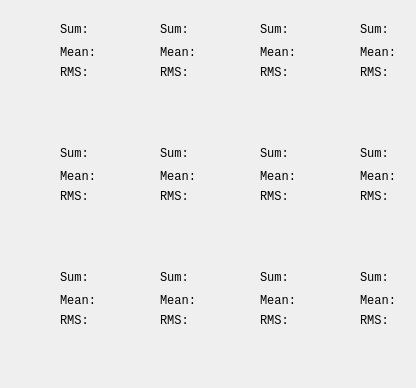
      <widget class="QWidget" name="tab">
       <attribute name="title">
        <string>Charge</string>
       </attribute>
       <layout class="QGridLayout" name="gridLayout_5" rowstretch="1,1,1" columnstretch="1,1,1,1" rowminimumheight="0,0,0" columnminimumwidth="0,0,0,0">
        <item row="1" column="0">
         <widget class="QCustomPlot" name="ccharge05" native="true">
          <layout class="QGridLayout" name="gridLayout_22">
           <item row="0" column="0">
            <spacer name="horizontalSpacer_17">
             <property name="orientation">
              <enum>Qt::Horizontal</enum>
             </property>
             <property name="sizeHint" stdset="0">
              <size>
               <width>40</width>
               <height>20</height>
              </size>
             </property>
            </spacer>
           </item>
           <item row="2" column="1">
            <widget class="QLabel" name="lbl_StdDev_17">
             <property name="enabled">
              <bool>true</bool>
             </property>
             <property name="font">
              <font>
               <family>Consolas</family>
               <pointsize>9</pointsize>
               <weight>50</weight>
               <bold>false</bold>
               <kerning>false</kerning>
              </font>
             </property>
             <property name="text">
              <string>RMS:</string>
             </property>
            </widget>
           </item>
           <item row="1" column="1">
            <widget class="QLabel" name="lbl_Mean_17">
             <property name="enabled">
              <bool>true</bool>
             </property>
             <property name="font">
              <font>
               <family>Consolas</family>
               <pointsize>9</pointsize>
               <weight>50</weight>
               <bold>false</bold>
               <kerning>false</kerning>
              </font>
             </property>
             <property name="text">
              <string>Mean:</string>
             </property>
            </widget>
           </item>
           <item row="0" column="1">
            <widget class="QLabel" name="lbl_Nev_17">
             <property name="font">
              <font>
               <family>Consolas</family>
               <pointsize>9</pointsize>
               <weight>50</weight>
               <bold>false</bold>
               <kerning>false</kerning>
              </font>
             </property>
             <property name="text">
              <string>Sum:</string>
             </property>
            </widget>
           </item>
           <item row="3" column="1">
            <spacer name="verticalSpacer_17">
             <property name="orientation">
              <enum>Qt::Vertical</enum>
             </property>
             <property name="sizeHint" stdset="0">
              <size>
               <width>20</width>
               <height>40</height>
              </size>
             </property>
            </spacer>
           </item>
          </layout>
         </widget>
        </item>
        <item row="1" column="2">
         <widget class="QCustomPlot" name="ccharge07" native="true">
          <layout class="QGridLayout" name="gridLayout_24">
           <item row="1" column="1">
            <widget class="QLabel" name="lbl_Mean_19">
             <property name="enabled">
              <bool>true</bool>
             </property>
             <property name="font">
              <font>
               <family>Consolas</family>
               <pointsize>9</pointsize>
               <weight>50</weight>
               <bold>false</bold>
               <kerning>false</kerning>
              </font>
             </property>
             <property name="text">
              <string>Mean:</string>
             </property>
            </widget>
           </item>
           <item row="2" column="1">
            <widget class="QLabel" name="lbl_StdDev_19">
             <property name="enabled">
              <bool>true</bool>
             </property>
             <property name="font">
              <font>
               <family>Consolas</family>
               <pointsize>9</pointsize>
               <weight>50</weight>
               <bold>false</bold>
               <kerning>false</kerning>
              </font>
             </property>
             <property name="text">
              <string>RMS:</string>
             </property>
            </widget>
           </item>
           <item row="0" column="0">
            <spacer name="horizontalSpacer_19">
             <property name="orientation">
              <enum>Qt::Horizontal</enum>
             </property>
             <property name="sizeHint" stdset="0">
              <size>
               <width>40</width>
               <height>20</height>
              </size>
             </property>
            </spacer>
           </item>
           <item row="0" column="1">
            <widget class="QLabel" name="lbl_Nev_19">
             <property name="font">
              <font>
               <family>Consolas</family>
               <pointsize>9</pointsize>
               <weight>50</weight>
               <bold>false</bold>
               <kerning>false</kerning>
              </font>
             </property>
             <property name="text">
              <string>Sum:</string>
             </property>
            </widget>
           </item>
           <item row="3" column="1">
            <spacer name="verticalSpacer_19">
             <property name="orientation">
              <enum>Qt::Vertical</enum>
             </property>
             <property name="sizeHint" stdset="0">
              <size>
               <width>20</width>
               <height>40</height>
              </size>
             </property>
            </spacer>
           </item>
          </layout>
         </widget>
        </item>
        <item row="1" column="1">
         <widget class="QCustomPlot" name="ccharge06" native="true">
          <layout class="QGridLayout" name="gridLayout_23">
           <item row="0" column="0">
            <spacer name="horizontalSpacer_18">
             <property name="orientation">
              <enum>Qt::Horizontal</enum>
             </property>
             <property name="sizeHint" stdset="0">
              <size>
               <width>40</width>
               <height>20</height>
              </size>
             </property>
            </spacer>
           </item>
           <item row="1" column="1">
            <widget class="QLabel" name="lbl_Mean_18">
             <property name="enabled">
              <bool>true</bool>
             </property>
             <property name="font">
              <font>
               <family>Consolas</family>
               <pointsize>9</pointsize>
               <weight>50</weight>
               <bold>false</bold>
               <kerning>false</kerning>
              </font>
             </property>
             <property name="text">
              <string>Mean:</string>
             </property>
            </widget>
           </item>
           <item row="0" column="1">
            <widget class="QLabel" name="lbl_Nev_18">
             <property name="font">
              <font>
               <family>Consolas</family>
               <pointsize>9</pointsize>
               <weight>50</weight>
               <bold>false</bold>
               <kerning>false</kerning>
              </font>
             </property>
             <property name="text">
              <string>Sum:</string>
             </property>
            </widget>
           </item>
           <item row="2" column="1">
            <widget class="QLabel" name="lbl_StdDev_18">
             <property name="enabled">
              <bool>true</bool>
             </property>
             <property name="font">
              <font>
               <family>Consolas</family>
               <pointsize>9</pointsize>
               <weight>50</weight>
               <bold>false</bold>
               <kerning>false</kerning>
              </font>
             </property>
             <property name="text">
              <string>RMS:</string>
             </property>
            </widget>
           </item>
           <item row="3" column="1">
            <spacer name="verticalSpacer_18">
             <property name="orientation">
              <enum>Qt::Vertical</enum>
             </property>
             <property name="sizeHint" stdset="0">
              <size>
               <width>20</width>
               <height>40</height>
              </size>
             </property>
            </spacer>
           </item>
          </layout>
         </widget>
        </item>
        <item row="1" column="3">
         <widget class="QCustomPlot" name="ccharge08" native="true">
          <layout class="QGridLayout" name="gridLayout_25">
           <item row="0" column="0">
            <spacer name="horizontalSpacer_20">
             <property name="orientation">
              <enum>Qt::Horizontal</enum>
             </property>
             <property name="sizeHint" stdset="0">
              <size>
               <width>40</width>
               <height>20</height>
              </size>
             </property>
            </spacer>
           </item>
           <item row="2" column="1">
            <widget class="QLabel" name="lbl_StdDev_20">
             <property name="enabled">
              <bool>true</bool>
             </property>
             <property name="font">
              <font>
               <family>Consolas</family>
               <pointsize>9</pointsize>
               <weight>50</weight>
               <bold>false</bold>
               <kerning>false</kerning>
              </font>
             </property>
             <property name="text">
              <string>RMS:</string>
             </property>
            </widget>
           </item>
           <item row="1" column="1">
            <widget class="QLabel" name="lbl_Mean_20">
             <property name="enabled">
              <bool>true</bool>
             </property>
             <property name="font">
              <font>
               <family>Consolas</family>
               <pointsize>9</pointsize>
               <weight>50</weight>
               <bold>false</bold>
               <kerning>false</kerning>
              </font>
             </property>
             <property name="text">
              <string>Mean:</string>
             </property>
            </widget>
           </item>
           <item row="0" column="1">
            <widget class="QLabel" name="lbl_Nev_20">
             <property name="font">
              <font>
               <family>Consolas</family>
               <pointsize>9</pointsize>
               <weight>50</weight>
               <bold>false</bold>
               <kerning>false</kerning>
              </font>
             </property>
             <property name="text">
              <string>Sum:</string>
             </property>
            </widget>
           </item>
           <item row="3" column="1">
            <spacer name="verticalSpacer_20">
             <property name="orientation">
              <enum>Qt::Vertical</enum>
             </property>
             <property name="sizeHint" stdset="0">
              <size>
               <width>20</width>
               <height>40</height>
              </size>
             </property>
            </spacer>
           </item>
          </layout>
         </widget>
        </item>
        <item row="0" column="1">
         <widget class="QCustomPlot" name="ccharge02" native="true">
          <layout class="QGridLayout" name="gridLayout_19">
           <item row="0" column="1">
            <widget class="QLabel" name="lbl_Nev_14">
             <property name="font">
              <font>
               <family>Consolas</family>
               <pointsize>9</pointsize>
               <weight>50</weight>
               <bold>false</bold>
               <kerning>false</kerning>
              </font>
             </property>
             <property name="text">
              <string>Sum:</string>
             </property>
            </widget>
           </item>
           <item row="1" column="1">
            <widget class="QLabel" name="lbl_Mean_14">
             <property name="enabled">
              <bool>true</bool>
             </property>
             <property name="font">
              <font>
               <family>Consolas</family>
               <pointsize>9</pointsize>
               <weight>50</weight>
               <bold>false</bold>
               <kerning>false</kerning>
              </font>
             </property>
             <property name="text">
              <string>Mean:</string>
             </property>
            </widget>
           </item>
           <item row="2" column="1">
            <widget class="QLabel" name="lbl_StdDev_14">
             <property name="enabled">
              <bool>true</bool>
             </property>
             <property name="font">
              <font>
               <family>Consolas</family>
               <pointsize>9</pointsize>
               <weight>50</weight>
               <bold>false</bold>
               <kerning>false</kerning>
              </font>
             </property>
             <property name="text">
              <string>RMS:</string>
             </property>
            </widget>
           </item>
           <item row="0" column="0">
            <spacer name="horizontalSpacer_14">
             <property name="orientation">
              <enum>Qt::Horizontal</enum>
             </property>
             <property name="sizeHint" stdset="0">
              <size>
               <width>40</width>
               <height>20</height>
              </size>
             </property>
            </spacer>
           </item>
           <item row="3" column="1">
            <spacer name="verticalSpacer_14">
             <property name="orientation">
              <enum>Qt::Vertical</enum>
             </property>
             <property name="sizeHint" stdset="0">
              <size>
               <width>20</width>
               <height>40</height>
              </size>
             </property>
            </spacer>
           </item>
          </layout>
         </widget>
        </item>
        <item row="0" column="2">
         <widget class="QCustomPlot" name="ccharge03" native="true">
          <layout class="QGridLayout" name="gridLayout_20">
           <item row="0" column="1">
            <widget class="QLabel" name="lbl_Nev_15">
             <property name="font">
              <font>
               <family>Consolas</family>
               <pointsize>9</pointsize>
               <weight>50</weight>
               <bold>false</bold>
               <kerning>false</kerning>
              </font>
             </property>
             <property name="text">
              <string>Sum:</string>
             </property>
            </widget>
           </item>
           <item row="0" column="0">
            <spacer name="horizontalSpacer_15">
             <property name="orientation">
              <enum>Qt::Horizontal</enum>
             </property>
             <property name="sizeHint" stdset="0">
              <size>
               <width>40</width>
               <height>20</height>
              </size>
             </property>
            </spacer>
           </item>
           <item row="2" column="1">
            <widget class="QLabel" name="lbl_StdDev_15">
             <property name="enabled">
              <bool>true</bool>
             </property>
             <property name="font">
              <font>
               <family>Consolas</family>
               <pointsize>9</pointsize>
               <weight>50</weight>
               <bold>false</bold>
               <kerning>false</kerning>
              </font>
             </property>
             <property name="text">
              <string>RMS:</string>
             </property>
            </widget>
           </item>
           <item row="1" column="1">
            <widget class="QLabel" name="lbl_Mean_15">
             <property name="enabled">
              <bool>true</bool>
             </property>
             <property name="font">
              <font>
               <family>Consolas</family>
               <pointsize>9</pointsize>
               <weight>50</weight>
               <bold>false</bold>
               <kerning>false</kerning>
              </font>
             </property>
             <property name="text">
              <string>Mean:</string>
             </property>
            </widget>
           </item>
           <item row="3" column="1">
            <spacer name="verticalSpacer_15">
             <property name="orientation">
              <enum>Qt::Vertical</enum>
             </property>
             <property name="sizeHint" stdset="0">
              <size>
               <width>20</width>
               <height>40</height>
              </size>
             </property>
            </spacer>
           </item>
          </layout>
         </widget>
        </item>
        <item row="0" column="0">
         <widget class="QCustomPlot" name="ccharge01" native="true">
          <layout class="QGridLayout" name="gridLayout_18">
           <item row="0" column="1">
            <widget class="QLabel" name="lbl_Nev_13">
             <property name="font">
              <font>
               <family>Consolas</family>
               <pointsize>9</pointsize>
               <weight>50</weight>
               <bold>false</bold>
               <kerning>false</kerning>
              </font>
             </property>
             <property name="text">
              <string>Sum:</string>
             </property>
            </widget>
           </item>
           <item row="1" column="1">
            <widget class="QLabel" name="lbl_Mean_13">
             <property name="enabled">
              <bool>true</bool>
             </property>
             <property name="font">
              <font>
               <family>Consolas</family>
               <pointsize>9</pointsize>
               <weight>50</weight>
               <bold>false</bold>
               <kerning>false</kerning>
              </font>
             </property>
             <property name="text">
              <string>Mean:</string>
             </property>
            </widget>
           </item>
           <item row="2" column="1">
            <widget class="QLabel" name="lbl_StdDev_13">
             <property name="enabled">
              <bool>true</bool>
             </property>
             <property name="font">
              <font>
               <family>Consolas</family>
               <pointsize>9</pointsize>
               <weight>50</weight>
               <bold>false</bold>
               <kerning>false</kerning>
              </font>
             </property>
             <property name="text">
              <string>RMS:</string>
             </property>
            </widget>
           </item>
           <item row="0" column="0">
            <spacer name="horizontalSpacer_13">
             <property name="orientation">
              <enum>Qt::Horizontal</enum>
             </property>
             <property name="sizeHint" stdset="0">
              <size>
               <width>40</width>
               <height>20</height>
              </size>
             </property>
            </spacer>
           </item>
           <item row="3" column="1">
            <spacer name="verticalSpacer">
             <property name="orientation">
              <enum>Qt::Vertical</enum>
             </property>
             <property name="sizeHint" stdset="0">
              <size>
               <width>20</width>
               <height>40</height>
              </size>
             </property>
            </spacer>
           </item>
          </layout>
         </widget>
        </item>
        <item row="0" column="3">
         <widget class="QCustomPlot" name="ccharge04" native="true">
          <layout class="QGridLayout" name="gridLayout_21">
           <item row="1" column="1">
            <widget class="QLabel" name="lbl_Mean_16">
             <property name="enabled">
              <bool>true</bool>
             </property>
             <property name="font">
              <font>
               <family>Consolas</family>
               <pointsize>9</pointsize>
               <weight>50</weight>
               <bold>false</bold>
               <kerning>false</kerning>
              </font>
             </property>
             <property name="text">
              <string>Mean:</string>
             </property>
            </widget>
           </item>
           <item row="0" column="1">
            <widget class="QLabel" name="lbl_Nev_16">
             <property name="font">
              <font>
               <family>Consolas</family>
               <pointsize>9</pointsize>
               <weight>50</weight>
               <bold>false</bold>
               <kerning>false</kerning>
              </font>
             </property>
             <property name="text">
              <string>Sum:</string>
             </property>
            </widget>
           </item>
           <item row="2" column="1">
            <widget class="QLabel" name="lbl_StdDev_16">
             <property name="enabled">
              <bool>true</bool>
             </property>
             <property name="font">
              <font>
               <family>Consolas</family>
               <pointsize>9</pointsize>
               <weight>50</weight>
               <bold>false</bold>
               <kerning>false</kerning>
              </font>
             </property>
             <property name="text">
              <string>RMS:</string>
             </property>
            </widget>
           </item>
           <item row="0" column="0">
            <spacer name="horizontalSpacer_16">
             <property name="orientation">
              <enum>Qt::Horizontal</enum>
             </property>
             <property name="sizeHint" stdset="0">
              <size>
               <width>40</width>
               <height>20</height>
              </size>
             </property>
            </spacer>
           </item>
           <item row="3" column="1">
            <spacer name="verticalSpacer_16">
             <property name="orientation">
              <enum>Qt::Vertical</enum>
             </property>
             <property name="sizeHint" stdset="0">
              <size>
               <width>20</width>
               <height>40</height>
              </size>
             </property>
            </spacer>
           </item>
          </layout>
         </widget>
        </item>
        <item row="2" column="0">
         <widget class="QCustomPlot" name="ccharge09" native="true">
          <layout class="QGridLayout" name="gridLayout_26">
           <item row="1" column="1">
            <widget class="QLabel" name="lbl_Mean_21">
             <property name="enabled">
              <bool>true</bool>
             </property>
             <property name="font">
              <font>
               <family>Consolas</family>
               <pointsize>9</pointsize>
               <weight>50</weight>
               <bold>false</bold>
               <kerning>false</kerning>
              </font>
             </property>
             <property name="text">
              <string>Mean:</string>
             </property>
            </widget>
           </item>
           <item row="2" column="1">
            <widget class="QLabel" name="lbl_StdDev_21">
             <property name="enabled">
              <bool>true</bool>
             </property>
             <property name="font">
              <font>
               <family>Consolas</family>
               <pointsize>9</pointsize>
               <weight>50</weight>
               <bold>false</bold>
               <kerning>false</kerning>
              </font>
             </property>
             <property name="text">
              <string>RMS:</string>
             </property>
            </widget>
           </item>
           <item row="0" column="0">
            <spacer name="horizontalSpacer_21">
             <property name="orientation">
              <enum>Qt::Horizontal</enum>
             </property>
             <property name="sizeHint" stdset="0">
              <size>
               <width>40</width>
               <height>20</height>
              </size>
             </property>
            </spacer>
           </item>
           <item row="0" column="1">
            <widget class="QLabel" name="lbl_Nev_21">
             <property name="font">
              <font>
               <family>Consolas</family>
               <pointsize>9</pointsize>
               <weight>50</weight>
               <bold>false</bold>
               <kerning>false</kerning>
              </font>
             </property>
             <property name="text">
              <string>Sum:</string>
             </property>
            </widget>
           </item>
           <item row="3" column="1">
            <spacer name="verticalSpacer_21">
             <property name="orientation">
              <enum>Qt::Vertical</enum>
             </property>
             <property name="sizeHint" stdset="0">
              <size>
               <width>20</width>
               <height>40</height>
              </size>
             </property>
            </spacer>
           </item>
          </layout>
         </widget>
        </item>
        <item row="2" column="1">
         <widget class="QCustomPlot" name="ccharge10" native="true">
          <layout class="QGridLayout" name="gridLayout_27">
           <item row="2" column="1">
            <widget class="QLabel" name="lbl_StdDev_22">
             <property name="enabled">
              <bool>true</bool>
             </property>
             <property name="font">
              <font>
               <family>Consolas</family>
               <pointsize>9</pointsize>
               <weight>50</weight>
               <bold>false</bold>
               <kerning>false</kerning>
              </font>
             </property>
             <property name="text">
              <string>RMS:</string>
             </property>
            </widget>
           </item>
           <item row="0" column="0">
            <spacer name="horizontalSpacer_22">
             <property name="orientation">
              <enum>Qt::Horizontal</enum>
             </property>
             <property name="sizeHint" stdset="0">
              <size>
               <width>40</width>
               <height>20</height>
              </size>
             </property>
            </spacer>
           </item>
           <item row="1" column="1">
            <widget class="QLabel" name="lbl_Mean_22">
             <property name="enabled">
              <bool>true</bool>
             </property>
             <property name="font">
              <font>
               <family>Consolas</family>
               <pointsize>9</pointsize>
               <weight>50</weight>
               <bold>false</bold>
               <kerning>false</kerning>
              </font>
             </property>
             <property name="text">
              <string>Mean:</string>
             </property>
            </widget>
           </item>
           <item row="0" column="1">
            <widget class="QLabel" name="lbl_Nev_22">
             <property name="font">
              <font>
               <family>Consolas</family>
               <pointsize>9</pointsize>
               <weight>50</weight>
               <bold>false</bold>
               <kerning>false</kerning>
              </font>
             </property>
             <property name="text">
              <string>Sum:</string>
             </property>
            </widget>
           </item>
           <item row="3" column="1">
            <spacer name="verticalSpacer_22">
             <property name="orientation">
              <enum>Qt::Vertical</enum>
             </property>
             <property name="sizeHint" stdset="0">
              <size>
               <width>20</width>
               <height>40</height>
              </size>
             </property>
            </spacer>
           </item>
          </layout>
         </widget>
        </item>
        <item row="2" column="2">
         <widget class="QCustomPlot" name="ccharge11" native="true">
          <layout class="QGridLayout" name="gridLayout_28">
           <item row="2" column="1">
            <widget class="QLabel" name="lbl_StdDev_23">
             <property name="enabled">
              <bool>true</bool>
             </property>
             <property name="font">
              <font>
               <family>Consolas</family>
               <pointsize>9</pointsize>
               <weight>50</weight>
               <bold>false</bold>
               <kerning>false</kerning>
              </font>
             </property>
             <property name="text">
              <string>RMS:</string>
             </property>
            </widget>
           </item>
           <item row="1" column="1">
            <widget class="QLabel" name="lbl_Mean_23">
             <property name="enabled">
              <bool>true</bool>
             </property>
             <property name="font">
              <font>
               <family>Consolas</family>
               <pointsize>9</pointsize>
               <weight>50</weight>
               <bold>false</bold>
               <kerning>false</kerning>
              </font>
             </property>
             <property name="text">
              <string>Mean:</string>
             </property>
            </widget>
           </item>
           <item row="0" column="1">
            <widget class="QLabel" name="lbl_Nev_23">
             <property name="font">
              <font>
               <family>Consolas</family>
               <pointsize>9</pointsize>
               <weight>50</weight>
               <bold>false</bold>
               <kerning>false</kerning>
              </font>
             </property>
             <property name="text">
              <string>Sum:</string>
             </property>
            </widget>
           </item>
           <item row="0" column="0">
            <spacer name="horizontalSpacer_23">
             <property name="orientation">
              <enum>Qt::Horizontal</enum>
             </property>
             <property name="sizeHint" stdset="0">
              <size>
               <width>40</width>
               <height>20</height>
              </size>
             </property>
            </spacer>
           </item>
           <item row="3" column="1">
            <spacer name="verticalSpacer_23">
             <property name="orientation">
              <enum>Qt::Vertical</enum>
             </property>
             <property name="sizeHint" stdset="0">
              <size>
               <width>20</width>
               <height>40</height>
              </size>
             </property>
            </spacer>
           </item>
          </layout>
         </widget>
        </item>
        <item row="2" column="3">
         <widget class="QCustomPlot" name="ccharge12" native="true">
          <layout class="QGridLayout" name="gridLayout_29">
           <item row="0" column="1">
            <widget class="QLabel" name="lbl_Nev_24">
             <property name="font">
              <font>
               <family>Consolas</family>
               <pointsize>9</pointsize>
               <weight>50</weight>
               <bold>false</bold>
               <kerning>false</kerning>
              </font>
             </property>
             <property name="text">
              <string>Sum:</string>
             </property>
            </widget>
           </item>
           <item row="1" column="1">
            <widget class="QLabel" name="lbl_Mean_24">
             <property name="enabled">
              <bool>true</bool>
             </property>
             <property name="font">
              <font>
               <family>Consolas</family>
               <pointsize>9</pointsize>
               <weight>50</weight>
               <bold>false</bold>
               <kerning>false</kerning>
              </font>
             </property>
             <property name="text">
              <string>Mean:</string>
             </property>
            </widget>
           </item>
           <item row="0" column="0">
            <spacer name="horizontalSpacer_24">
             <property name="orientation">
              <enum>Qt::Horizontal</enum>
             </property>
             <property name="sizeHint" stdset="0">
              <size>
               <width>40</width>
               <height>20</height>
              </size>
             </property>
            </spacer>
           </item>
           <item row="2" column="1">
            <widget class="QLabel" name="lbl_StdDev_24">
             <property name="enabled">
              <bool>true</bool>
             </property>
             <property name="font">
              <font>
               <family>Consolas</family>
               <pointsize>9</pointsize>
               <weight>50</weight>
               <bold>false</bold>
               <kerning>false</kerning>
              </font>
             </property>
             <property name="text">
              <string>RMS:</string>
             </property>
            </widget>
           </item>
           <item row="3" column="1">
            <spacer name="verticalSpacer_24">
             <property name="orientation">
              <enum>Qt::Vertical</enum>
             </property>
             <property name="sizeHint" stdset="0">
              <size>
               <width>20</width>
               <height>40</height>
              </size>
             </property>
            </spacer>
           </item>
          </layout>
         </widget>
        </item>
       </layout>
      </widget>
